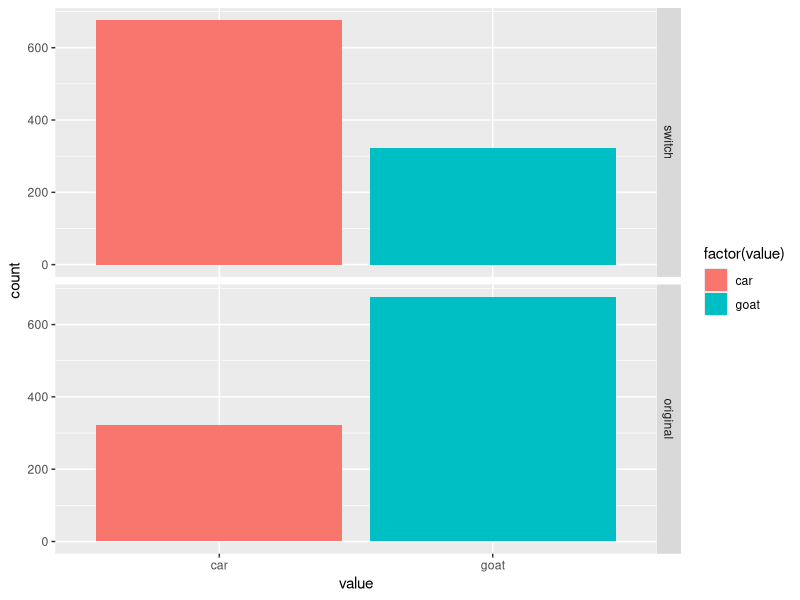

The R source for this figure:
#### Assignment 2 ####
# Prepared By: Danny Godbout

# Goal: 
# Write an R-script to compute the Monty Hall Probabilities with
# simulations (get probabilities AND variances for switching and
# not switching).



#### Monty Hall Simulation Function ####
# Setup: 3 doors; 2 = Goat, 1 = Car
# 1- Pick a door
# 2- Host opens one of the remaining 2 doors, revealing a goat
# 3- Either keep current choice, or switch doors


f_monty_hall_single_run <- function() {
  # This function runs a single cycle of the monty hall problem, returning
  # results for scenarios where we keep the first choice door and where
  # we switch.
  #
  # Input Args: N/A
  #
  # Output Args: 
  # 1) results: Single row data frame with 2 columns for original and switched
  #             choices. 1=win, 0=loss.
  
  # Define all doors
  all_doors <- 1:3
  
  # Place car behind a random door
  car_door <- sample(all_doors, 1)
  
  # Choose a door
  first_choice_door <- sample(all_doors, 1)
  # first_choice_door <- car_door
  
  # Host chooses a remaining goat door
  remaining_goats <- all_doors[all_doors != car_door & all_doors != first_choice_door]
  
  if(length(remaining_goats) == 1){
    host_door <- remaining_goats
  }else{
    host_door <- sample(remaining_goats, 1)
  }
  
  # Switch
  switched_door <- all_doors[all_doors != first_choice_door & all_doors != host_door]
  
  # Which choice won a car?
  switch_win <- ifelse(switched_door == car_door, "car", "goat")  # The new, switch choice won
  original_win <- ifelse(first_choice_door == car_door, "car", "goat")  # The original door won
  
  # Merge
  results <- data.frame(switch = switch_win, original = original_win)
  
  # Return
  return(results)
}





#### Run multiple time ####

# Set number of runs
n <- 1000

# Run simulation
simulation_result<- data.frame(t(replicate(n, f_monty_hall_single_run(), simplify = "matrix")))

# Unlist column formats for analysis
simulation_result <- data.frame(apply(simulation_result, 2, unlist))
simulation_result$run <- 1:n





#### Plot results ####

# Melt simulation results for plotting
library(reshape2)
plot.data <- melt(simulation_result, id = "run")

# Build ggplot histogram with facet
library(ggplot2)
p.dist <- ggplot(plot.data, aes(value, fill = factor(value))) +
  geom_bar() +
  facet_grid(variable ~ .)
print(p.dist)





#### Calculate summary stats ####

## Probability function
f_probability <- function(data, n) {
  # p = win / n
  probability <- length(which(data == "car")) / n
  return(probability)
}

## Variance function
f_variance <- function(p, n) {
  # Var = np(1-p)
  variance <- n * p * (1 - p)
  return(variance)
}


# Summary Statistics for Switch Strategy
prob.switch <- f_probability(data = simulation_result$switch, n = n)
var.switch <- f_variance(p = prob.switch, n = 1)

# Summary Statistics for Not-Switching Strategy:
prob.original <- f_probability(data = simulation_result$original, n = n)
var.original <- f_variance(p = prob.original, n = 1)

# Combine stats to display:
stats.df <- data.frame(Switch = c(prob.switch, var.switch),
                       Original = c(prob.original, var.original))
row.names(stats.df) <- c("Probability", "Variance")
print(stats.df)
